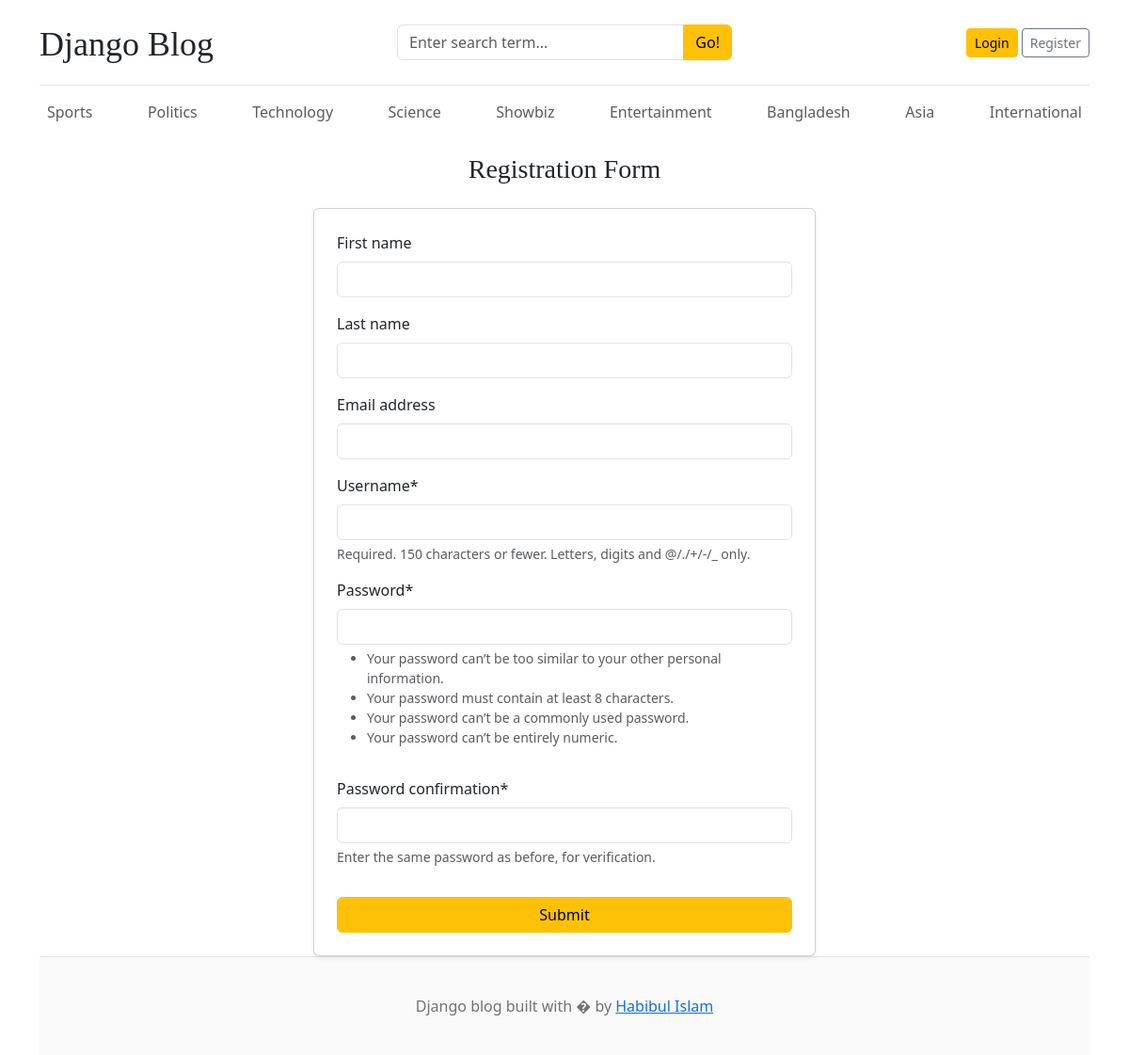
Screenshot of /register/ with the database file from the repository.
### blogs/models.py (models this page shows, shortened)
class Category(models.Model):
    category_name = models.CharField(max_length=100, unique=True)
    created_at = models.DateTimeField(auto_now=True)
    updated_at = models.DateTimeField(auto_now=True)
    class Meta:
        verbose_name_plural = 'categories'

### blogs/views.py (the view)
# urls.py: path('register/', bview.register, name="register"),
def register(request):
    if request.method == "POST":
        fm = RegistratonForm(request.POST)
        if fm.is_valid():
            fm.save()
            return redirect('home')
    else:
        fm = RegistratonForm()
    context = {
        "form":fm,
    }
    return render(request,'register.html', context)

### blogapp/forms.py
class RegistratonForm(UserCreationForm):
    class Meta:
        model = User
        fields = ('first_name','last_name','email','username', 'password1', 'password2')

### blogs/context_processors.py (called while the page is built)
def get_categories(request):
    categories = Category.objects.all()
    return dict(categories=categories)

def get_social_link(request):
    platforms = FollowUs.objects.all()
    return dict(platforms=platforms)

### blogs/templates/register.html (shortened to what this page needs)
{% extends "base.html" %}
{% block content %}
{% load crispy_forms_tags %}
    <div class="container">
        <div class="row justify-content-center">
            <div class="col-12 col-sm-10 col-md-8 col-lg-6">
                <h3 class="text-center mb-4">Registration Form</h3>
                <form action="{% url 'register' %}" method="post" class="card p-4 shadow-sm">
                    {{ form|crispy }}
                    <div class="d-grid mt-3">
                        <button type="submit" class="btn btn-warning">
                            Submit
                        </button>
                    </div>
                </form>
            </div>
        </div>
    </div>
{% endblock %}

### templates/base.html (shortened to what this page needs)
{% load static %}
<!DOCTYPE html>
<html lang="en">
<head>
    <link href="https://getbootstrap.com/docs/4.0/dist/css/bootstrap.min.css" rel="stylesheet">
    <link href="https://cdn.jsdelivr.net/npm/bootstrap@5.3.2/dist/css/bootstrap.min.css" rel="stylesheet">
    <link rel="stylesheet" href="https://cdnjs.cloudflare.com/ajax/libs/font-awesome/4.7.0/css/font-awesome.min.css">
    <link href="{% static 'css/blog.css'%}" rel="stylesheet">
  </head>
<body>
    <div class="container">
      <header class="blog-header py-3">
        <div class="row flex-nowrap justify-content-between align-items-center">
          <div class="col-4 pt-1">
            <a class="blog-header-logo text-dark" href="/" style="text-decoration: none !important;">Django Blog</a>
          </div>
          <div class="col-4">
            <form action="{% url 'search' %}" method="GET">
              <div class="input-group">
                <input class="form-control" type="text" name="keyword" value="{{ keyword }}" placeholder="Enter search term..." aria-label="Enter search term..." aria-describedby="button-search" />
                <button type="submit" class="btn btn-warning" id="button-search" type="button">Go!</button>
            </div>
            </form>
          </div>
          <div class="col-4 d-flex justify-content-end align-items-center">
            {% if not user.is_authenticated %}
            <a class="btn btn-sm btn-warning" href="{% url "login" %}">Login</a> &nbsp;
            <a class="btn btn-sm btn-outline-secondary" href="{% url "register" %}">Register</a>
            {% endif %}
          </div>
        </div>
      </header>
      <div class="nav-scroller py-2 mb-3">
        <nav class="nav d-flex justify-content-between">
          {% for category in categories%}
          <a class="p-2 text-muted" href="{% url "post_by_category" category.id%}" style="text-decoration: none !important;">{{category.category_name}}</a>
          {% endfor %}
        </nav>
      </div>
{% block content %}
{% endblock %}
<footer class="blog-footer">
  <p>Django blog built with � by <a href="#">Habibul Islam</a></p>
</footer>
</body>
</html>

### blogapp/static/css/blog.css (style rules this page uses)
.blog-header { border-bottom: 1px solid #e5e5e5; }
.blog-header-logo { font-family: "Playfair Display", Georgia, "Times New Roman", serif; font-size: 2.25rem; }
h1, h2, h3, h4, h5, h6 { font-family: "Playfair Display", Georgia, "Times New Roman", serif; }
.blog-footer { padding: 2.5rem 0; color: #727272; text-align: center; background-color: #f9f9f9; border-top: .05rem solid #e5e5e5; }
.blog-footer p:last-child { margin-bottom: 0; }

### rows the page displays
Category: category_name "Sports"
Category: category_name "Politics"
Category: category_name "Technology"
Category: category_name "Science"
Category: category_name "Showbiz"
Category: category_name "Entertainment"
Category: category_name "Bangladesh"
Category: category_name "Asia"
Category: category_name "International"
